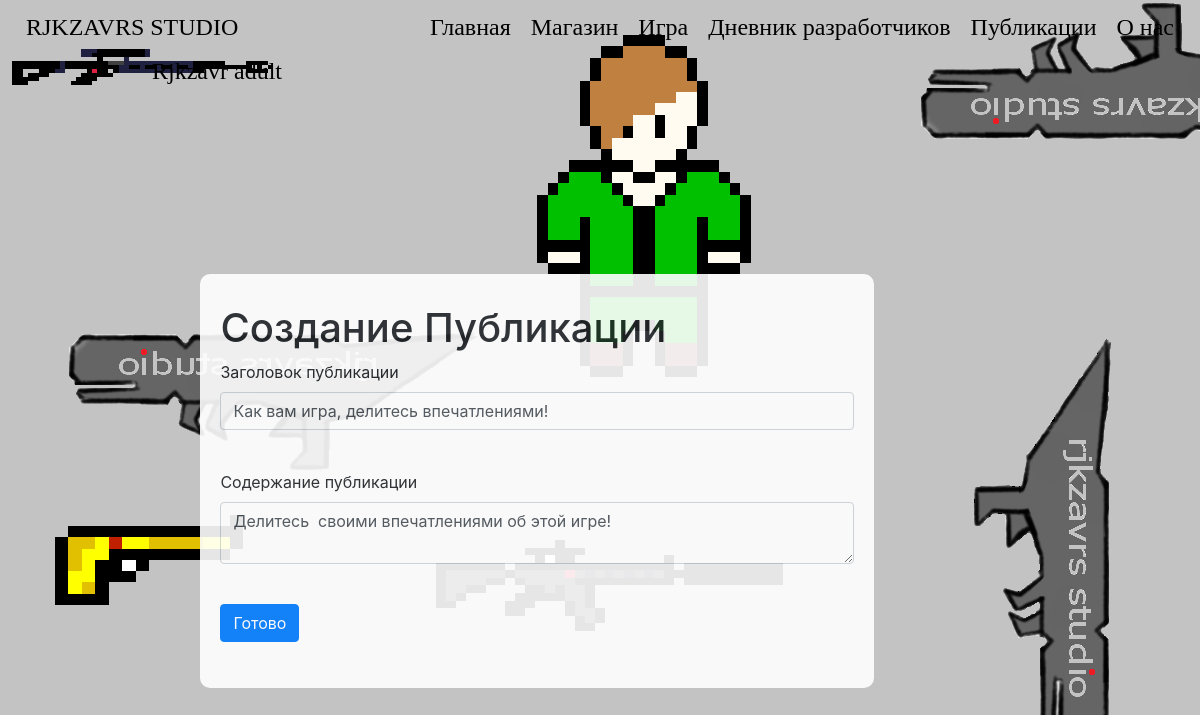
/PublicationEdit/2/ (signed in), run on the app's committed database.
### data/users.py (models this page shows, shortened)
class User(SqlAlchemyBase, UserMixin, SerializerMixin):
    __tablename__ = 'user'
    id = sqlalchemy.Column(sqlalchemy.Integer, primary_key=True, autoincrement=True)
    surname = sqlalchemy.Column(sqlalchemy.String, nullable=True)
    name = sqlalchemy.Column(sqlalchemy.String, nullable=True)
    age = sqlalchemy.Column(sqlalchemy.Integer, nullable=True)
    nickname = sqlalchemy.Column(sqlalchemy.String, nullable=True)
    email = sqlalchemy.Column(sqlalchemy.String, index=True, unique=True, nullable=True)
    hashed_password = sqlalchemy.Column(sqlalchemy.String, nullable=True)
    created_date = sqlalchemy.Column(sqlalchemy.DateTime)
    status = sqlalchemy.Column(sqlalchemy.Integer, nullable=True, default=0)
    background_image_id = sqlalchemy.Column(sqlalchemy.Integer, nullable=True, default=0)
    publications = orm.relation('Publications')
    developers_diary = orm.relation('DevelopersDiary')
    comments = orm.relation('Comments')

### data/publications.py (models this page shows, shortened)
class Publications(SqlAlchemyBase, SerializerMixin):
    __tablename__ = 'publications'
    id = sqlalchemy.Column(sqlalchemy.Integer, primary_key=True, autoincrement=True)
    header = sqlalchemy.Column(sqlalchemy.String, nullable=True)
    body = sqlalchemy.Column(sqlalchemy.String, nullable=True)
    created_date = sqlalchemy.Column(sqlalchemy.DateTime)
    comments = orm.relation('Comments')
    author_id = sqlalchemy.Column(sqlalchemy.Integer, sqlalchemy.ForeignKey("user.id"))
    author = orm.relation('User')

### run.py (the view)
@app.route('/PublicationEdit/<int:id>/', methods=['GET', 'POST'])
@login_required
def publication_edit(id):
    session = db_session.create_session()
    publication = session.query(Publications).get(id)
    if publication and (current_user.status >= 1 or publication.author_id == current_user.id):
        form = PublicationsForm()
        if request.method == "GET":
            session.close()
            if publication:
                form.header.data = publication.header
                form.body.data = publication.body
            else:
                session.close()
                abort(404)
        if form.submit.data:
            publication.header = form.header.data
            publication.body = form.body.data
            session.commit()
            return redirect('/Publications')
        else:
            session.close()
            return render_template('PublicationsAdd.html', title='Редактирование записи',
                                   form=form, style=url_for('static', filename='css/style.css'),
                                   bgimg=get_image_profile(current_user))
    else:
        session.close()
        abort(404)

### data/forms.py
class PublicationsForm(FlaskForm):
    header = StringField('Заголовок публикации', validators=[DataRequired()])
    body = TextAreaField('Содержание публикации', validators=[DataRequired()])
    submit = SubmitField("Готово")

### data/db_session.py (called while the page is built)
def create_session() -> Session:
    global __factory
    return __factory()

### run.py (called while the page is built)
def get_image_profile(user):
    bg_img = 1
    if user.is_authenticated:
        bg_img = user.background_image_id + 1
    return url_for('static', filename=f'img/background_img_{bg_img}.png')

@login_manager.user_loader
def load_user(user_id):
    session = db_session.create_session()
    return session.query(User).get(user_id)

### templates/PublicationsAdd.html (shortened to what this page needs)
{% extends "base.html" %}
{% block content %}
<h1>Создание Публикации</h1>
<form action="" method="post">
    <p>
        {{ form.header.label }}<br>
        {{ form.header(class="form-control") }}<br>
    </p>
    <p>
        {{ form.body.label }}<br>
        {{ form.body(class="form-control") }}<br>
    </p>
    <p>{{ form.submit(type="submit", class="btn btn-primary") }}</p>
</form>
{% endblock %}

### templates/base.html (shortened to what this page needs)
<!doctype html>
<html lang="ru">
<head>
    <link rel="stylesheet"
          href="https://stackpath.bootstrapcdn.com/bootstrap/4.4.1/css/bootstrap.min.css"
>
    <link rel="stylesheet" href={{style}}>
</head>
<body>
<header class="navbar navbar-light">
    <div class="left-head">
        <a href="/about/"><h4 class="asd">RJKZAVRS STUDIO</h4></a>
    </div>
    <div class="center-head">
        <div>
            <a href="/" class="header-a"><h4 class="asd">Главная</h4></a>
            <a href="/shop/" class="header-a"><h4 class="asd">Магазин</h4></a>
            <a href="/game_about" class="header-a"><h4 class="asd">Игра</h4></a>
            <a href="/DevelopersDiary" class="header-a"><h4 class="asd">Дневник разработчиков</h4></a>
            <a href="/Publications/" class="header-a"><h4 class="asd">Публикации</h4></a>
            <a href="/about/" class="header-a"><h4 class="asd">О нас</h4></a>
        </div>
    </div>
    <div class="right-head">
        {% if current_user.is_authenticated %}
        <a class="navbar-brand" href="/account"><h4 class="asd">{{ current_user.nickname }}</h4></a>
        {% else %}
        <a href="/login"><h4 class="asd">Войти</h4></a>
        <a href="/register"><h4 class="asd">Зарегестрироваться</h4></a>
        {% endif %}
    </div>
</header>
<main role="main">
    <div class="main-block">
        <div class="center-column">
            <div class="center-column-block">
                {% block content %}{% endblock %}
            </div>
        </div>
    </div>
</main>
</body>
</html>

### static/css/style.css (style rules this page uses)
p { text-decoration: none; }
header { margin-bottom: 170px; }
main { align: center; width: 100%; }
.header-a { float: left; }
a { text-decoration: none; }
div.main-block { width: 85%; display: flex; margin-left: 15%; align: center; margin-bottom: 70px; }
.asd { font-family: 'Comfortaa', cursive; font-weight: 100; font-style: inherit; color: #000; position: relative; padding: 5px 5px; margin: 0 5px; }
div.left-head { width: 25%; }
div.center-head { display: flex; align: center; }
div.right-head { width: 25%; display: -webkit-flex; -webkit-flex-direction: row-reverse; display: flex; flex-direction: row-reverse; }
div.center-column { border-radius: 10px; background: #fff; align: left; width: 66%; margin-left: 2%; margin-right: 20px; opacity: 0.9; }
div.center-column-block { padding: 30px 20px; }

### data on the page
User: nickname "Rjkzavr adult"
Publications: header "Как вам игра, делитесь впечатлениями!", body "Делитесь своими впечатлениями об этой игре!"
